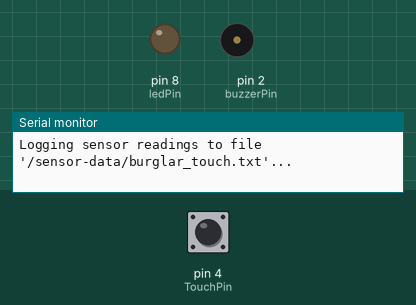
Bench run of a sketch on a simulated Arduino Uno, built with avr-gcc and run on an emulated ATmega328P. On the bench: output pins drawn as LEDs (lit = HIGH), buzzer (waves = sounding, pin HIGH), the last lines printed to the serial monitor. The test bench sets the inputs (shaded band); at power-on: pin 4 (TouchPin) LOW. Storage starts empty.

Above: at 1.2 s.
1.3 s: pin 4 (TouchPin) pulled HIGH for 1.3 s
At 2.7 s:
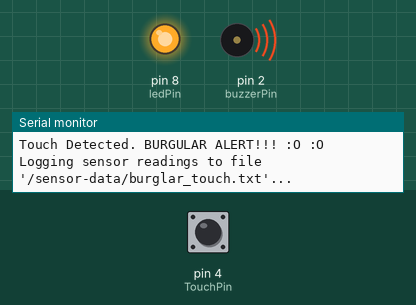
4.8 s: pin 4 (TouchPin) pulled HIGH for 3.2 s
At 9.8 s:
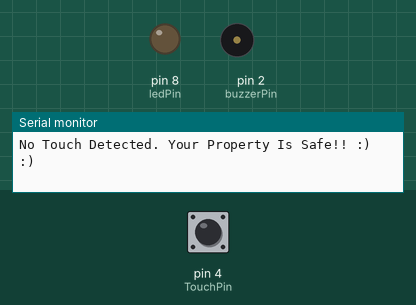
Timing chart, 0 to 11.3 s (numbered marks = the images above; inputs shaded):
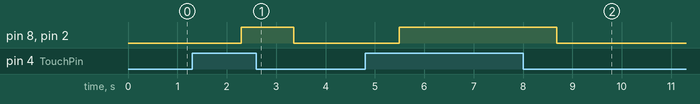

Measured:
- after the input at 1.3 s, pin 8 (ledPin), pin 2 (buzzerPin): LOW → HIGH after 0.99 s, → LOW 1.1 s later
- after the input at 4.8 s, pin 8 (ledPin), pin 2 (buzzerPin): LOW → HIGH after 0.70 s, → LOW 3.2 s later

The sketch:

use_case_2_touch.ino
```cpp
/*Touch Based Burglary Detection System*/

#include <SD.h>;

const int buzzerPin=2;                   //Connect the Buzzer Grove module to 2, Digital 2
const int TouchPin=4;
const int ledPin=8;

File myFile;

void setup() {
  Serial.begin(9600);
  pinMode(TouchPin, INPUT);
  pinMode(ledPin,OUTPUT);
  pinMode(buzzerPin,OUTPUT);

  Serial.print("\nInitializing SD card...");

  if (!SD.begin()) {
    Serial.println("initialization failed!");
    return;
  }

  Serial.println("initialization done.");

  // if the directory does not exist, create it:
  if (!SD.exists("/sensor-data")) {
    Serial.print("Creating directory '/sensor-data'\n");
    SD.mkdir("/sensor-data");

  myFile = SD.open("/sensor-data/burglar_touch.txt", FILE_WRITE);

  // if the file opened okay, write to it:
  if (myFile) {
    Serial.print("File '/sensor-data/burglar_touch.txt' ready for writing...");
    myFile.println("The readings are:");
    //close the file:
    myFile.close();
  }
  else {
    // if the file didn't open, print an error:
    Serial.println("error opening file\n");
  }

}
}


void loop() {
int sensorValue = digitalRead(TouchPin);            //use TouchPin to read touch signal

if(sensorValue==1)
{
digitalWrite(ledPin,HIGH);               //if touch detected LED glows
digitalWrite(buzzerPin,HIGH);            //if touch detected then Buzzer goes ON
Serial.println("Touch Detected. BURGULAR ALERT!!! :O :O ");
}

else
{
digitalWrite(ledPin,LOW);                //if no touch detected LED does not glow
digitalWrite(buzzerPin,LOW);            //if no touch detected then Buzzer goes OFF
Serial.println("No Touch Detected. Your Property Is Safe!! :) :) ");
}

myFile = SD.open("/sensor-data/burglar_touch.txt", FILE_WRITE);

  // if the file opened okay, write to it:
  if (myFile) {
    Serial.println("Logging sensor readings to file '/sensor-data/burglar_touch.txt'...");
    Serial.println("");Serial.println("");Serial.println("");Serial.println("");
    myFile.print("The sensor value is: ");
    myFile.println(sensorValue);
    if(sensorValue==1)
    {
        digitalWrite(ledPin,HIGH);
        myFile.println("Touch Detected. BURGULAR ALERT!!! :O :O ");
     }

    else
    {
        digitalWrite(ledPin,LOW);

        myFile.println("No Touch Detected. Your Property Is Safe!! :) :)  ");

    }

     myFile.println("");myFile.println("");
     myFile.close();              //close the file:

  } else {
    // if the file didn't open, print an error:
    Serial.println("error opening /burglar_touch.txt\n");

  }

delay(1000);
}
```
